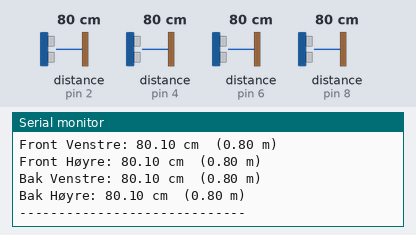
Bench run of a sketch on a simulated Arduino Uno, built with avr-gcc and run on an emulated ATmega328P. On the bench: the last lines printed to the serial monitor. Wiring (inferred from the names in the program): 4 × ultrasonic range finder: trigger pin 3, echo pin 2 / trigger pin 5, echo pin 4 / trigger pin 7, echo pin 6 / trigger pin 9, echo pin 8. The inputs (shaded band) are chosen by the test bench; at power-on: distance to the obstacle (sensors on pin 2, pin 4, pin 6, pin 8) 80 cm. The echo pulse lasts 58.3 µs per cm.

Above: at 7.2 s.
7.3 s: distance to the obstacle (sensor on pin 2) set to 2 cm
At 8.3 s:
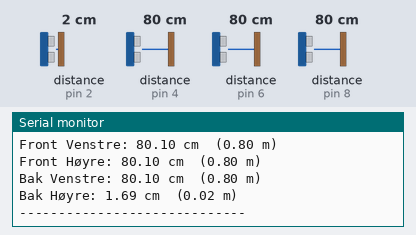
9.1 s: distance to the obstacle (sensor on pin 4) set to 2 cm
At 10.7 s:
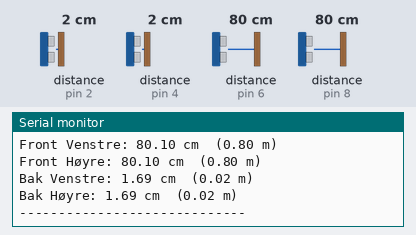
10.9 s: distance to the obstacle (sensor on pin 6) set to 250 cm
15.6 s: distance to the obstacle (sensor on pin 8) set to 2 cm
17.4 s: distance to the obstacle (sensor on pin 2) set to 9 cm
At 18.8 s:
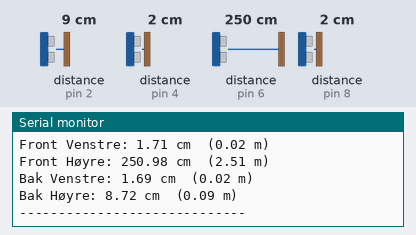
22.1 s: distance to the obstacle (sensor on pin 4) set to 4 cm
At 24.4 s:
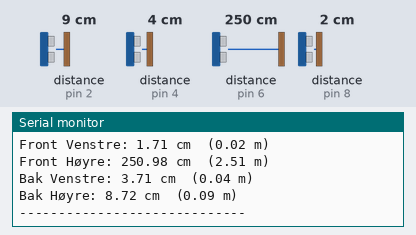
Timing chart, 0 to 24.9 s (numbered marks = the images above; inputs shaded):
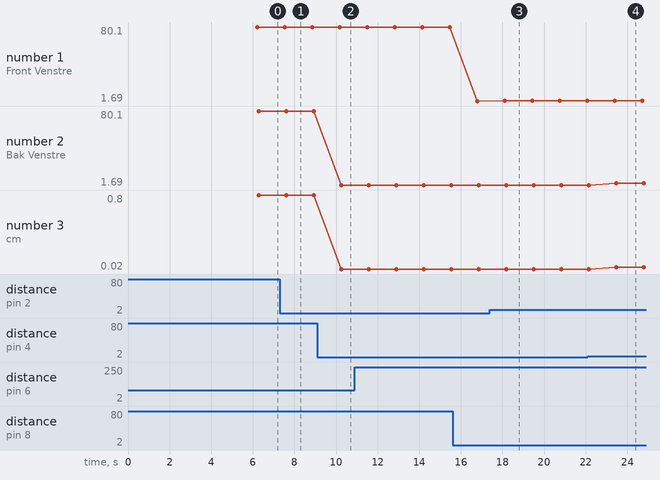

Measured:
- after the input at 7.3 s, the serial monitor: prints a new line after 0.35 s (image 1)
- after the input at 9.1 s, the serial monitor: prints a new line after 1.1 s (image 2)
- after the input at 17.4 s, the serial monitor: prints a new line after 0.82 s (image 3)
- after the input at 22.1 s, the serial monitor: prints a new line after 1.4 s (image 4)
- plotted number 2: 1.69 → 3.71 after the input at 22.1 s
- plotted number 3: 0.02 → 0.04 after the input at 22.1 s

The sketch:

Ultralydsensor_x4.ino
```cpp
// Definerer pinner for de fire HC-SR04-sensorene

// Front Venstre
int trigFrontVenstre = 9;
int echoFrontVenstre = 8;

// Front Høyre
int trigFrontHoyre = 7;
int echoFrontHoyre = 6;

// Bak Venstre
int trigBakVenstre = 5;
int echoBakVenstre = 4;

// Bak Høyre
int trigBakHoyre = 3;
int echoBakHoyre = 2;

float meter;

// Funksjon for å lese avstand fra en HC-SR04-sensor
// Returnerer avstanden i cm. Returnerer -1 dersom avlesningen er utenfor rekkevidde.
float lesAvstand(int trig, int echo) {
  // Sørg for at trig-pinnen er lav
  digitalWrite(trig, LOW);
  delayMicroseconds(2);
  // Send en 10 µs puls
  digitalWrite(trig, HIGH);
  delayMicroseconds(10);
  digitalWrite(trig, LOW);
  // Mål varigheten av echo-pulsen med timeout (30 ms)
  int duration = pulseIn(echo, HIGH, 30000);
  // Dersom varigheten er for lang, regnes den som "Out range"
  if (duration >= 38000) {
    return -1;
  }
  else {
    // Avstand i cm (lydens hastighet ca. 0,0343 cm/µs, tur/retur => del på 2)
    float distance = duration / 58.0;
    return distance;
  }
}

void setup() {
  Serial.begin(9600);
  // Sett opp sensorpinnene
  pinMode(trigFrontVenstre, OUTPUT);
  pinMode(echoFrontVenstre, INPUT);
  pinMode(trigFrontHoyre, OUTPUT);
  pinMode(echoFrontHoyre, INPUT);
  pinMode(trigBakVenstre, OUTPUT);
  pinMode(echoBakVenstre, INPUT);
  pinMode(trigBakHoyre, OUTPUT);
  pinMode(echoBakHoyre, INPUT);
  // Sørg for at alle trig-pinner starter lavt
  digitalWrite(trigFrontVenstre, LOW);
  digitalWrite(trigFrontHoyre, LOW);
  digitalWrite(trigBakVenstre, LOW);
  digitalWrite(trigBakHoyre, LOW);
  // Vent litt før første måling
  delay(6000);
  Serial.println("Avstandsmåling:");
}

void loop() {
  // Les avstand for hver sensor med korte forsinkelser mellom
  float frontVenstre = lesAvstand(trigFrontVenstre, echoFrontVenstre);
  delay(50);
  float frontHoyre = lesAvstand(trigFrontHoyre, echoFrontHoyre);
  delay(50);
  float bakVenstre = lesAvstand(trigBakVenstre, echoBakVenstre);
  delay(50);
  float bakHoyre = lesAvstand(trigBakHoyre, echoBakHoyre);
  delay(50);
  // Skriv ut målingene til seriemonitoren
  Serial.print("Front Venstre: ");
  if (frontVenstre < 0) {
    Serial.print("Out range");
  } else {
    Serial.print(frontVenstre);
    Serial.print(" cm");
    meter = frontVenstre / 100.0;
    Serial.print("  (");
    Serial.print(meter);
    Serial.print(" m)");
  }
  Serial.println();
  Serial.print("Front Høyre: ");
  if (frontHoyre < 0) {
    Serial.print("Out range");
  } else {
    Serial.print(frontHoyre);
    Serial.print(" cm");
    meter = frontHoyre / 100.0;
    Serial.print("  (");
    Serial.print(meter);
    Serial.print(" m)");
  }
  Serial.println();
  Serial.print("Bak Venstre: ");
  if (bakVenstre < 0) {
    Serial.print("Out range");
  } else {
    Serial.print(bakVenstre);
    Serial.print(" cm");
    meter = bakVenstre / 100.0;
    Serial.print("  (");
    Serial.print(meter);
    Serial.print(" m)");
  }
  Serial.println();
  Serial.print("Bak Høyre: ");
  if (bakHoyre < 0) {
    Serial.print("Out range");
  } else {
    Serial.print(bakHoyre);
    Serial.print(" cm");
    meter = bakHoyre / 100.0;
    Serial.print("  (");
    Serial.print(meter);
    Serial.print(" m)");
  }
  Serial.println();
  Serial.println("-----------------------------");
  delay(1000); // Hovedløkke-forsinkelse
}
```
